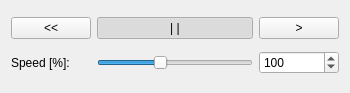
<?xml version="1.0" encoding="UTF-8"?>
<ui version="4.0">
 <class>TimeControlWidget</class>
 <widget class="QWidget" name="TimeControlWidget">
  <property name="geometry">
   <rect>
    <x>0</x>
    <y>0</y>
    <width>350</width>
    <height>93</height>
   </rect>
  </property>
  <property name="windowTitle">
   <string>Form</string>
  </property>
  <layout class="QGridLayout" name="gridLayout" columnstretch="0,1,0">
   <item row="0" column="1">
    <widget class="QPushButton" name="pauseButton">
     <property name="text">
      <string>| |</string>
     </property>
     <property name="checkable">
      <bool>true</bool>
     </property>
     <property name="checked">
      <bool>true</bool>
     </property>
    </widget>
   </item>
   <item row="0" column="2">
    <widget class="QPushButton" name="startButton">
     <property name="text">
      <string>&gt;</string>
     </property>
     <property name="checkable">
      <bool>true</bool>
     </property>
    </widget>
   </item>
   <item row="0" column="0">
    <widget class="QPushButton" name="restartButton">
     <property name="text">
      <string>&lt;&lt;</string>
     </property>
    </widget>
   </item>
   <item row="1" column="0">
    <widget class="QLabel" name="label">
     <property name="text">
      <string>Speed [%]: </string>
     </property>
    </widget>
   </item>
   <item row="1" column="1">
    <widget class="QSlider" name="timeSlider">
     <property name="minimum">
      <number>-500</number>
     </property>
     <property name="maximum">
      <number>1000</number>
     </property>
     <property name="value">
      <number>100</number>
     </property>
     <property name="orientation">
      <enum>Qt::Horizontal</enum>
     </property>
    </widget>
   </item>
   <item row="1" column="2">
    <widget class="QSpinBox" name="timeSpinBox">
     <property name="minimum">
      <number>-500</number>
     </property>
     <property name="maximum">
      <number>1000</number>
     </property>
     <property name="value">
      <number>100</number>
     </property>
    </widget>
   </item>
  </layout>
 </widget>
 <resources/>
 <connections>
  <connection>
   <sender>timeSlider</sender>
   <signal>valueChanged(int)</signal>
   <receiver>timeSpinBox</receiver>
   <slot>setValue(int)</slot>
   <hints>
    <hint type="sourcelabel">
     <x>281</x>
     <y>194</y>
    </hint>
    <hint type="destinationlabel">
     <x>336</x>
     <y>194</y>
    </hint>
   </hints>
  </connection>
  <connection>
   <sender>timeSpinBox</sender>
   <signal>valueChanged(int)</signal>
   <receiver>timeSlider</receiver>
   <slot>setValue(int)</slot>
   <hints>
    <hint type="sourcelabel">
     <x>331</x>
     <y>205</y>
    </hint>
    <hint type="destinationlabel">
     <x>265</x>
     <y>205</y>
    </hint>
   </hints>
  </connection>
 </connections>
</ui>
